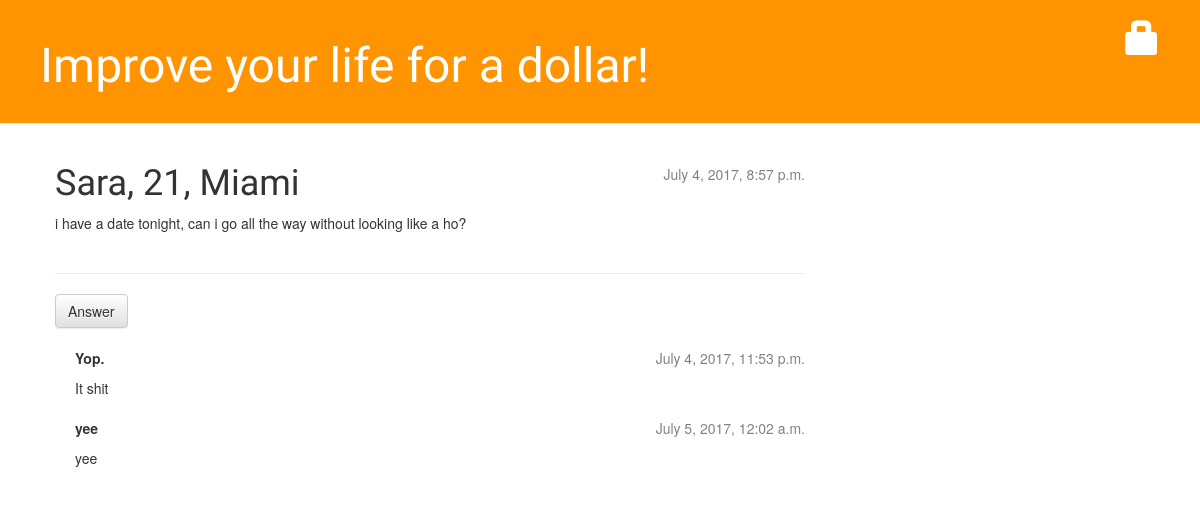
/post/1/, run on an earlier commit of the app's database.
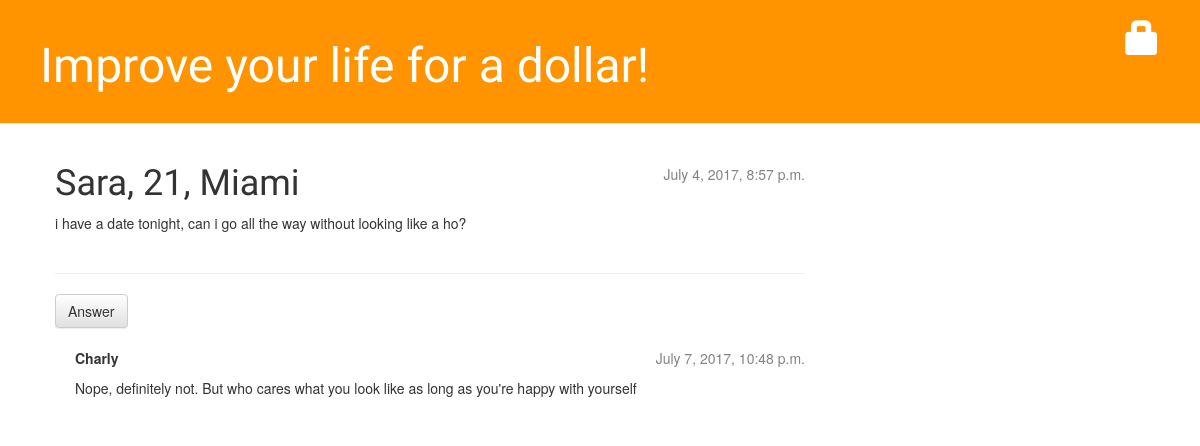
And on a later commit of the database.
### blog/models.py (models this page shows, shortened)
class Post(models.Model):
    author = models.ForeignKey('auth.User')
    title = models.CharField(max_length=200)
    text = models.TextField()
    created_date = models.DateTimeField(
            default=timezone.now)
    published_date = models.DateTimeField(
            blank=True, null=True)

class Comment(models.Model):
    post = models.ForeignKey('blog.Post', related_name='comments')
    author = models.CharField(max_length=200)
    text = models.TextField()
    created_date = models.DateTimeField(default=timezone.now)
    approved_comment = models.BooleanField(default=False)

### blog/views.py (the view)
# urls.py: url(r'^post/(?P<pk>\d+)/$', views.post_detail, name='post_detail'),
def post_detail(request, pk):
    post = get_object_or_404(Post, pk=pk)
    return render(request, 'blog/post_detail.html', {'post': post})

### blog/templates/blog/post_detail.html (shortened to what this page needs)
{% extends 'blog/base.html' %}
{% block content %}
    <div class="post">
        {% if post.published_date %}
            <div class="date">
                {{ post.published_date }}
            </div>
{% endif %}
        <h1>{{ post.title }}</h1>
        <p>{{ post.text|linebreaksbr }}</p>
    </div>
<hr>
<a class="btn btn-default" href="{% url 'add_comment_to_post' pk=post.pk %}">Answer</a>
{% for comment in post.comments.all %}
    {% if user.is_authenticated or comment.approved_comment %}
    <div class="comment">
        <div class="date">
            {{ comment.created_date }}
        </div>
        <strong>{{ comment.author }}</strong>
        <p>{{ comment.text|linebreaks }}</p>
    </div>
    {% endif %}
{% empty %}
    <p>No comments here yet :(</p>
{% endfor %}
{% endblock %}

### blog/templates/blog/base.html (shortened to what this page needs)
{% load staticfiles %}
<html>
    <head>
        <link rel="stylesheet" href="//maxcdn.bootstrapcdn.com/bootstrap/3.2.0/css/bootstrap.min.css">
        <link rel="stylesheet" href="//maxcdn.bootstrapcdn.com/bootstrap/3.2.0/css/bootstrap-theme.min.css">
        <link rel="stylesheet" href="{% static 'css/blog.css' %}">
    </head>
<body>
    <div class="page-header">
        {% if user.is_authenticated %}
            <a href="{% url 'post_new' %}" class="top-menu"><span class="glyphicon glyphicon-plus"></span></a>
            <a href="{% url 'post_draft_list' %}" class="top-menu"><span class="glyphicon glyphicon-edit"></span></a>
            <p class="top-menu">Hello {{ user.username }} <small>(<a href="{% url 'logout' %}">Log out</a>)</small></p>
        {% else %}
            <a href="{% url 'login' %}" class="top-menu"><span class="glyphicon glyphicon-lock"></span></a>
        {% endif %}
            <h1><a href="/">Improve your life for a dollar!</a></h1>
    </div>
    <div class="content container">
        <div class="row">
            <div class="col-md-8">
            {% block content %}
            {% endblock %}
            </div>
        </div>
    </div>
</body>
</html>

### blog/static/css/blog.css (style rules this page uses)
.page-header { background-color: #ff9400; margin-top: 0; padding: 20px 20px 20px 40px; }
.page-header h1, .page-header h1 a, .page-header h1 a:visited, .page-header h1 a:active { color: #ffffff; font-size: 36pt; text-decoration: none; }
.content { margin-left: 40px; }
h1, h2, h3, h4 { font-family: 'Lobster', cursive; }
.date { color: #828282; float: right; }
.top-menu, .top-menu:hover, .top-menu:visited { color: #ffffff; float: right; font-size: 26pt; margin-right: 20px; }
.post { margin-bottom: 40px; }
.comment { margin: 20px 0px 20px 20px; }

What changed in the data, as far as the page shows it:
removed Comment: created_date "July 4, 2017, 11:53 p.m.", author "Yop.", text "It shit"
removed Comment: created_date "July 5, 2017, 12:02 a.m.", author "yee", text "yee"
added Comment: created_date "July 7, 2017, 10:48 p.m.", author "Charly", text "Nope, definitely not. But who cares what you look like as long as you're happy with yourself"
